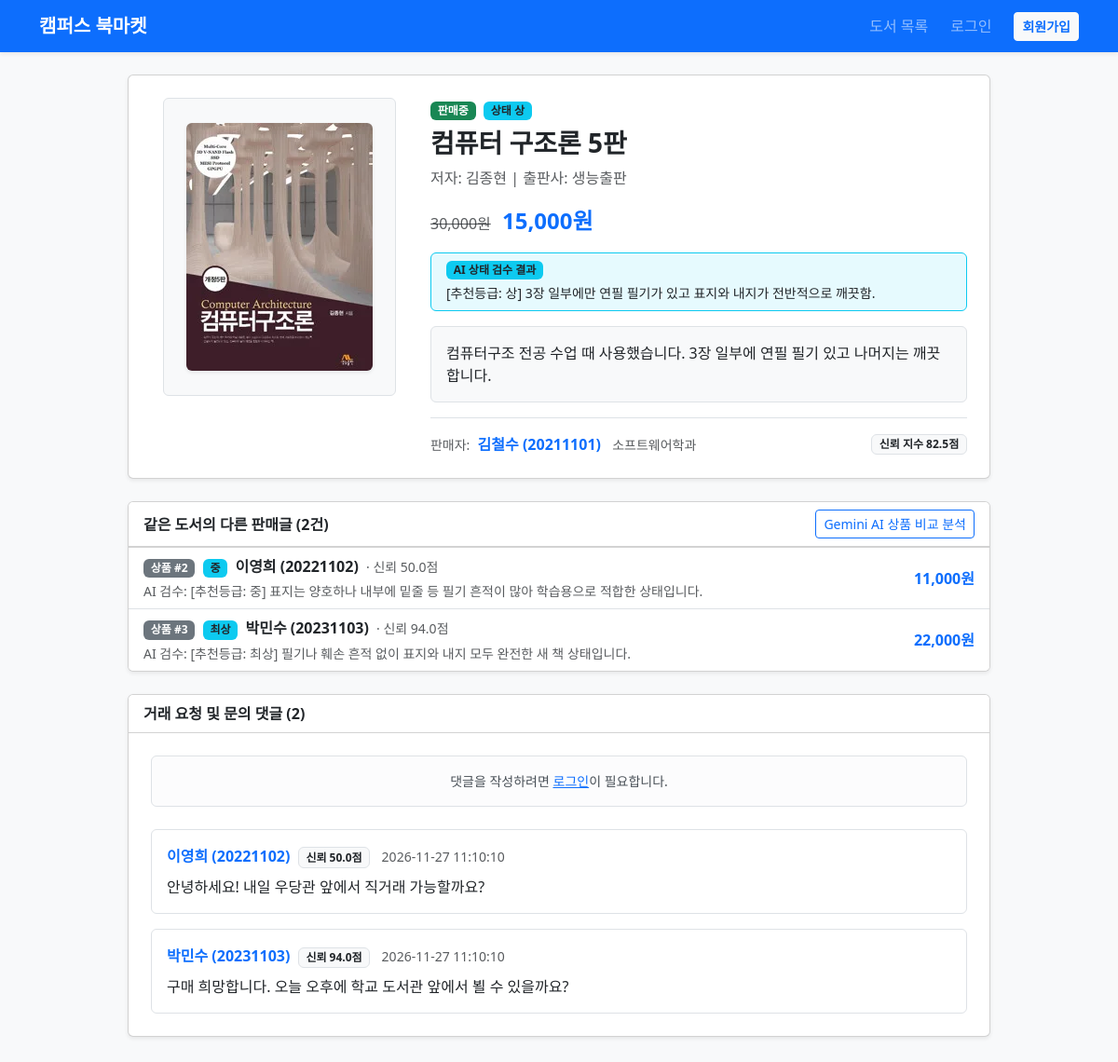
/book/1, run on an earlier commit of the app's database.
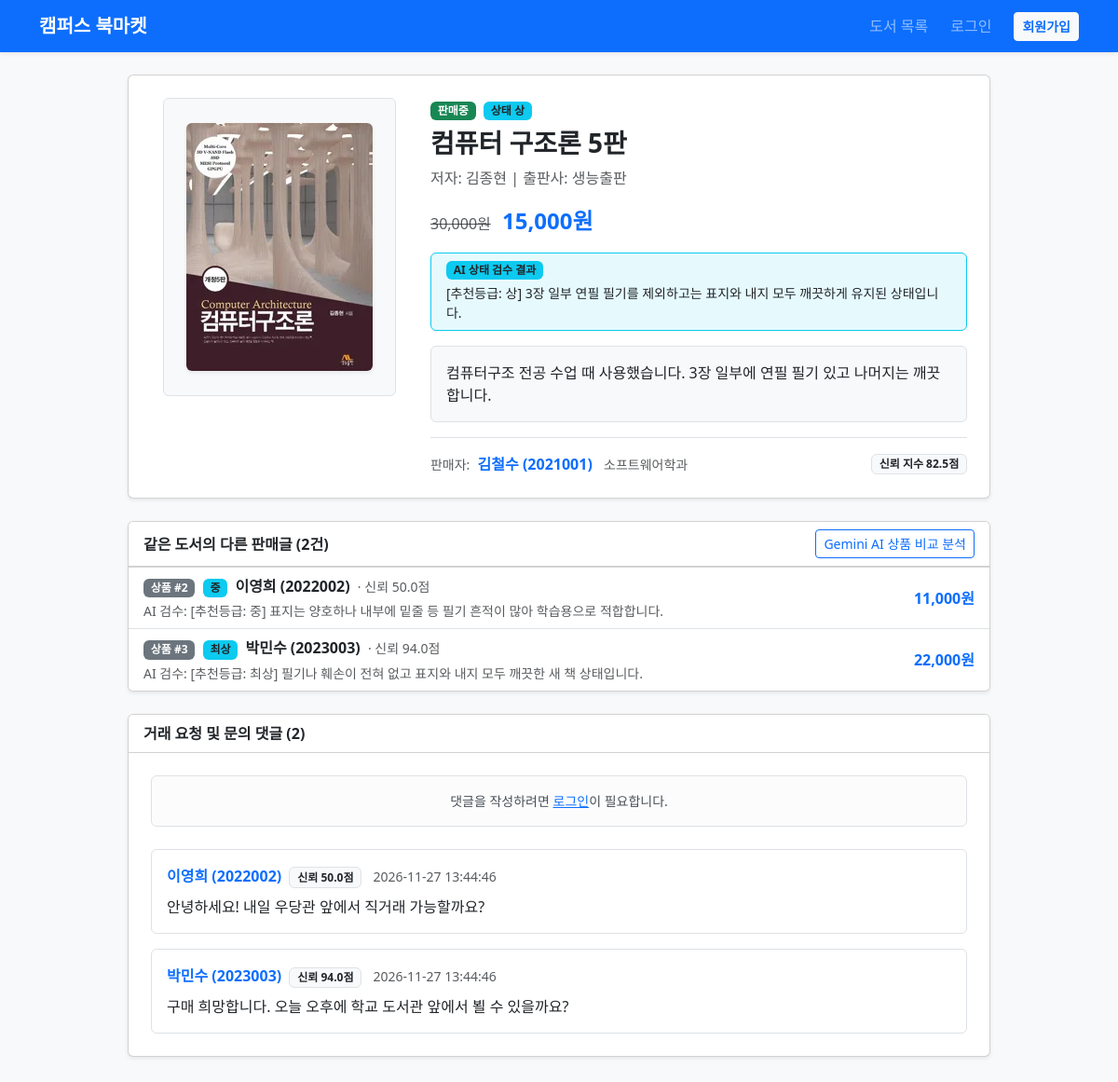
And on a later commit of the database.
### tables this page shows
CREATE TABLE books (
    id INTEGER PRIMARY KEY AUTOINCREMENT,
    seller_id INTEGER NOT NULL,
    title TEXT NOT NULL,
    author TEXT NOT NULL,
    publisher TEXT NOT NULL,
    original_price INTEGER,
    selling_price INTEGER NOT NULL,
    condition_grade TEXT NOT NULL,
    ai_evaluated_result TEXT DEFAULT '',
    description TEXT NOT NULL,
    image_filename TEXT NOT NULL DEFAULT 'default_book.png',
    status TEXT NOT NULL DEFAULT 'AVAILABLE',
    created_at TIMESTAMP DEFAULT CURRENT_TIMESTAMP,
    FOREIGN KEY (seller_id) REFERENCES users(id) ON DELETE CASCADE
);

CREATE TABLE users (
    id INTEGER PRIMARY KEY AUTOINCREMENT,
    student_id TEXT NOT NULL,
    name TEXT NOT NULL,
    department TEXT NOT NULL DEFAULT '소프트웨어학과',
    phone TEXT NOT NULL DEFAULT '',
    password_hash TEXT NOT NULL,
    trust_score REAL NOT NULL DEFAULT 50.0,
    is_admin INTEGER NOT NULL DEFAULT 0,
    is_deleted INTEGER NOT NULL DEFAULT 0,
    created_at TIMESTAMP DEFAULT CURRENT_TIMESTAMP
);

CREATE TABLE comments (
    id INTEGER PRIMARY KEY AUTOINCREMENT,
    book_id INTEGER NOT NULL,
    user_id INTEGER NOT NULL,
    parent_id INTEGER,
    content TEXT NOT NULL,
    is_approved INTEGER NOT NULL DEFAULT 0,
    created_at TIMESTAMP DEFAULT CURRENT_TIMESTAMP,
    FOREIGN KEY (book_id) REFERENCES books(id) ON DELETE CASCADE,
    FOREIGN KEY (user_id) REFERENCES users(id) ON DELETE CASCADE,
    FOREIGN KEY (parent_id) REFERENCES comments(id) ON DELETE CASCADE
);

### app.py (the view)
@app.route('/book/<int:book_id>')
def detail(book_id):
    db = get_db()
    cursor = db.cursor()
    cursor.execute(
        """SELECT b.*, u.name, u.student_id, u.department, u.phone, u.trust_score
           FROM books b
           JOIN users u ON b.seller_id = u.id
           WHERE b.id = ? AND b.status != 'DELETED'""",
        (book_id,)
    )
    book = cursor.fetchone()
    if not book:
        flash('존재하지 않거나 삭제된 게시글입니다.', 'danger')
        return redirect(url_for('index'))
    cursor.execute(
        """SELECT * FROM book_images
           WHERE book_id = ?
           ORDER BY is_primary DESC, sort_order ASC, id ASC""",
        (book_id,)
    )
    book_images = [row['image_filename'] for row in cursor.fetchall()]
    if not book_images:
        book_images = [book['image_filename'] or 'default_book.png']
    cursor.execute(
        """SELECT t.*, buyer.name AS buyer_name, buyer.student_id AS buyer_student_id,
                  buyer.phone AS buyer_phone
           FROM trades t
           JOIN users buyer ON t.buyer_id = buyer.id
           WHERE t.book_id = ? AND t.status = 'RESERVED'
           ORDER BY t.id DESC LIMIT 1""",
        (book_id,)
    )
    active_trade = cursor.fetchone()
    cursor.execute(
        """SELECT b.*, u.name, u.student_id, u.trust_score
           FROM books b
           JOIN users u ON b.seller_id = u.id
           WHERE b.title = ? AND b.id != ? AND b.status = 'AVAILABLE'
           ORDER BY b.selling_price ASC""",
        (book['title'], book_id)
    )
    similar_books = cursor.fetchall()
    cursor.execute(
        """SELECT c.*, u.name, u.student_id, u.trust_score
           FROM comments c
           JOIN users u ON c.user_id = u.id
           WHERE c.book_id = ? AND c.parent_id IS NULL
           ORDER BY c.is_approved DESC, c.created_at ASC""",
        (book_id,)
    )
    top_comments = cursor.fetchall()
    cursor.execute(
        """SELECT c.*, u.name, u.student_id
           FROM comments c
           JOIN users u ON c.user_id = u.id
           WHERE c.book_id = ? AND c.parent_id IS NOT NULL
           ORDER BY c.created_at ASC""",
        (book_id,)
    )
    all_replies = cursor.fetchall()
    replies_map = {}
    for reply in all_replies:
        replies_map.setdefault(reply['parent_id'], []).append(reply)
    return render_template(
        'detail.html',
        book=book,
        book_images=book_images,
        active_trade=active_trade,
        similar_books=similar_books,
        comments=top_comments,
        replies_map=replies_map
    )

### app.py (called while the page is built, shortened)
def get_db():
    if 'db' not in g:
        g.db = sqlite3.connect(app.config['DATABASE'])
        g.db.row_factory = sqlite3.Row
    return g.db

@app.before_request
def load_logged_in_user():
    user_id = session.get('user_id')
    if user_id is None:
        g.user = None

### templates/detail.html (shortened to what the changed rows need)
{% extends 'base.html' %}
{% block content %}
<div class="row justify-content-center" id="detailRoot" data-book-id="{{ book.id }}" data-index-url="{{ url_for('index') }}">
    <div class="col-lg-10">
        <div class="card shadow-sm mb-4">
            <div class="card-body p-4">
                <div class="row g-4">
                    <div class="col-md-8 d-flex flex-column justify-content-between">
                        <div>
                            <div class="d-flex justify-content-between align-items-start gap-2 mb-2">
                                <div>
                                    {% if book.status == 'AVAILABLE' %}
                                        <span class="badge bg-success me-1">판매중</span>
                                    {% elif book.status == 'RESERVED' %}
                                        <span class="badge bg-warning text-dark me-1">예약중</span>
                                    {% elif book.status == 'SOLD' %}
                                        <span class="badge bg-secondary me-1">거래완료</span>
                                    {% endif %}
                                    <span class="badge bg-info text-dark">상태 {{ book.condition_grade }}</span>
                                </div>
                            </div>
                            <h3 class="fw-bold mb-2">{{ book.title }}</h3>
                            <p class="text-muted mb-3">
                                저자: {{ book.author }}
                                {% if book.publisher %} | 출판사: {{ book.publisher }}{% endif %}
                            </p>
                            <div class="mb-3">
                                {% if book.original_price %}
                                    <span class="text-muted text-decoration-line-through me-2">{{ "{:,}".format(book.original_price) }}원</span>
                                {% endif %}
                                <span class="fs-4 fw-bold text-primary">{{ "{:,}".format(book.selling_price) }}원</span>
                            </div>
                            <div class="border border-info rounded bg-info bg-opacity-10 py-2 px-3 mb-3">
                                <div class="d-flex align-items-center gap-2 mb-1">
                                    <span class="badge bg-info text-dark">AI 상태 검수 결과</span>
                                </div>
                                {% if book.ai_evaluated_result %}
                                    <p class="small mb-0 text-dark">{{ book.ai_evaluated_result }}</p>
                                {% else %}
                                    <p class="small mb-0 text-muted">등록된 AI 상태 검수 결과가 없습니다.</p>
                                {% endif %}
                            </div>
                            <div class="p-3 bg-light rounded border mb-3" style="white-space: pre-line;">{{ book.description }}</div>
                        </div>
                        <div class="d-flex justify-content-between align-items-center border-top pt-3">
                            <div>
                                <span class="text-muted small">판매자:</span>
                                <a href="{{ url_for('user_profile', user_id=book.seller_id) }}" class="fw-bold text-decoration-none ms-1">
                                    {{ book.name }} ({{ book.student_id }})
                                </a>
                                {% if book.department %}
                                <span class="text-muted small ms-2">{{ book.department }}</span>
                                {% endif %}
                            </div>
                            <span class="badge bg-light text-dark border">신뢰 지수 {{ book.trust_score }}점</span>
                        </div>
                    </div>
                </div>
            </div>
        </div>
        {% if similar_books %}
        <div class="card shadow-sm mb-4">
            <div class="list-group list-group-flush">
                {% for sb in similar_books %}
                <a href="{{ url_for('detail', book_id=sb.id) }}" class="list-group-item list-group-item-action d-flex flex-wrap justify-content-between align-items-center gap-2">
                    <div>
                        <span class="badge bg-secondary me-1">상품 #{{ sb.id }}</span>
                        <span class="badge bg-info text-dark me-1">{{ sb.condition_grade }}</span>
                        <span class="fw-semibold">{{ sb.name }} ({{ sb.student_id }})</span>
                        <small class="text-muted ms-1">· 신뢰 {{ sb.trust_score }}점</small>
                        {% if sb.ai_evaluated_result %}
                        <small class="text-muted d-block mt-1">AI 검수: {{ sb.ai_evaluated_result }}</small>
                        {% endif %}
                    </div>
                    <span class="fw-bold text-primary">{{ "{:,}".format(sb.selling_price) }}원</span>
                </a>
                {% endfor %}
            </div>
        </div>
        {% endif %}
        <div class="card shadow-sm">
            <div class="card-body p-4">
                {% if comments %}
                <div class="d-flex flex-column gap-3">
                    {% for comment in comments %}
                    <div class="border rounded p-3 {% if comment.is_approved %}border-success bg-success bg-opacity-10{% endif %}">
                        <div class="d-flex justify-content-between align-items-start gap-2 mb-1">
                            <div>
                                <a href="{{ url_for('user_profile', user_id=comment.user_id) }}" class="fw-bold text-decoration-none">
                                    {{ comment.name }} ({{ comment.student_id }})
                                </a>
                                <span class="badge bg-light text-dark border ms-1">신뢰 {{ comment.trust_score }}점</span>
                                <small class="text-muted ms-2">{{ comment.created_at }}</small>
                            </div>
                        </div>
                        <p class="mb-0 mt-2">{{ comment.content }}</p>
                        {% set replies = replies_map.get(comment.id, []) %}
                    </div>
                    {% endfor %}
                </div>
                {% else %}
                <p class="text-muted text-center my-3">등록된 댓글이 없습니다.</p>
                {% endif %}
            </div>
        </div>
    </div>
</div>
{% endblock %}

What changed in the data, as far as the page shows it:
changed books "컴퓨터 구조론 5판": ai_evaluated_result "[추천등급: 상] 3장 일부에만 연필 필기가 있고 표지와 내지가 전반적으로 깨끗함." → "[추천등급: 상] 3장 일부 연필 필기를 제외하고는 표지와 내지 모두 깨끗하게 유지된 상태입니다."
changed users "김철수": student_id "20211101" → "2021001"
changed books "이영희": student_id "20221102" → "2022002"; ai_evaluated_result "[추천등급: 중] 표지는 양호하나 내부에 밑줄 등 필기 흔적이 많아 학습용으로 적합한 상태입니다." → "[추천등급: 중] 표지는 양호하나 내부에 밑줄 등 필기 흔적이 많아 학습용으로 적합합니다."
changed books "최상": student_id "20231103" → "2023003"; ai_evaluated_result "[추천등급: 최상] 필기나 훼손 흔적 없이 표지와 내지 모두 완전한 새 책 상태입니다." → "[추천등급: 최상] 필기나 훼손이 전혀 없고 표지와 내지 모두 깨끗한 새 책 상태입니다."
changed comments "안녕하세요! 내일 우당관 앞에서 직거래 가능할까요?": student_id "20221102" → "2022002"; created_at "2026-11-27 11:10:10" → "2026-11-27 13:44:46"
changed comments "구매 희망합니다. 오늘 오후에 학교 도서관 앞에서 뵐 수 있을까요?": student_id "20231103" → "2023003"; created_at "2026-11-27 11:10:10" → "2026-11-27 13:44:46"
